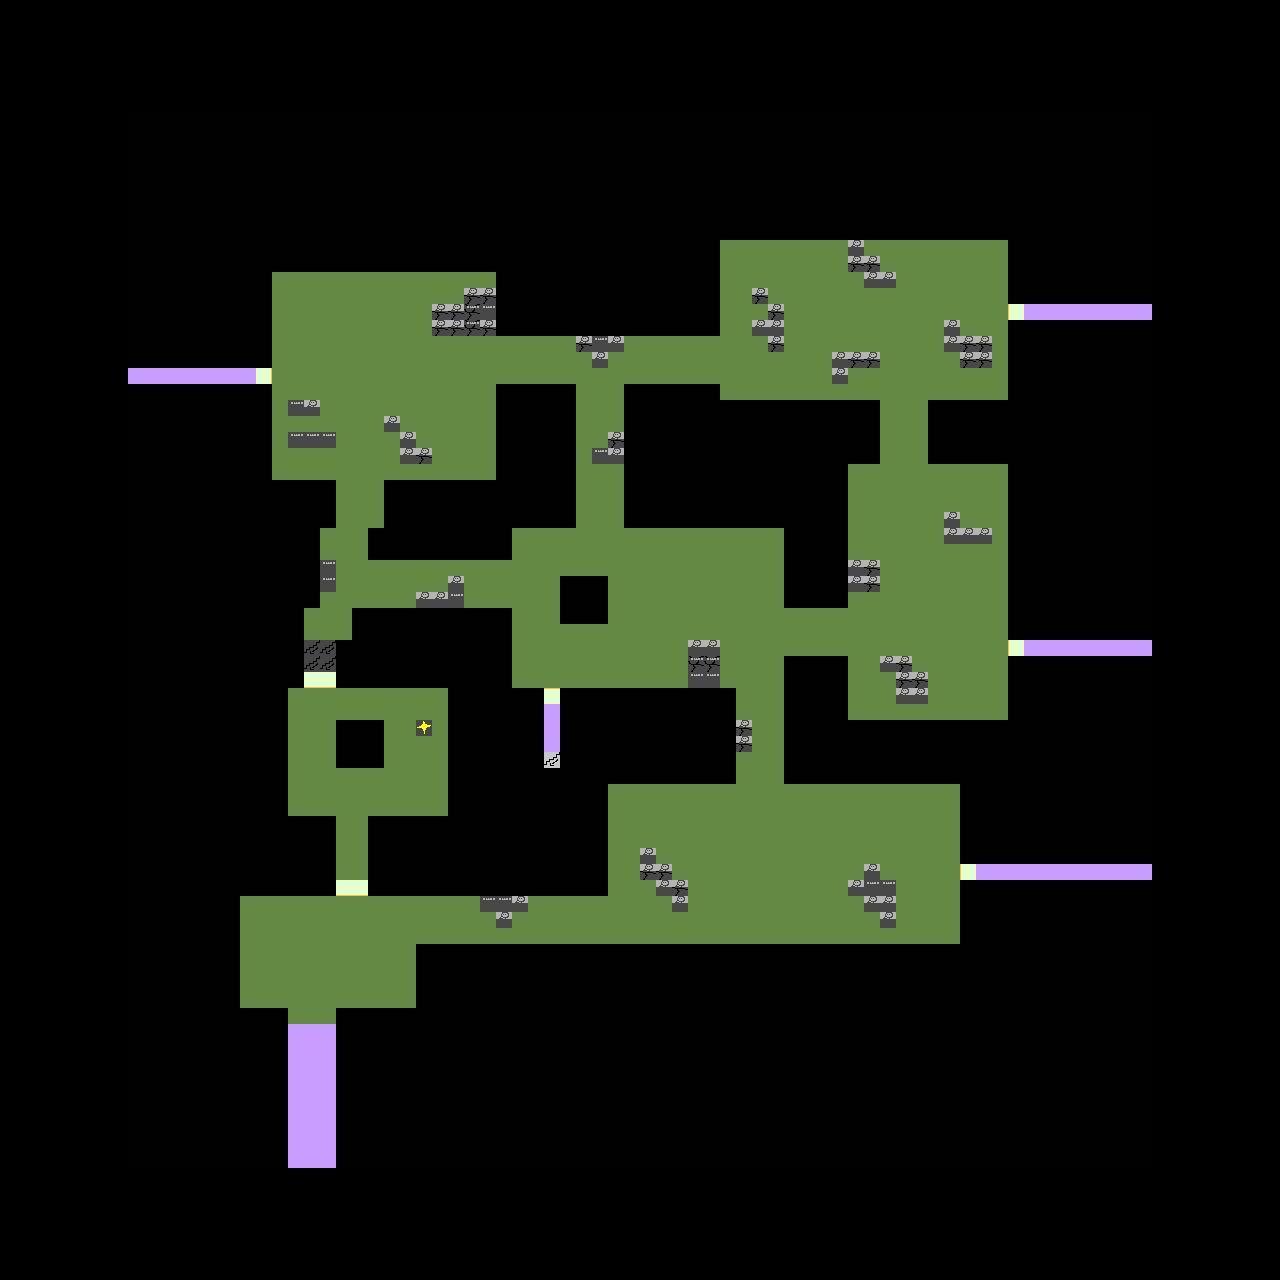

Below is a game level as drawn by its tile map, then a one-line description and the .tmx that defines it (tile-layer data replaced by summaries):
An orthogonal 80x80 tile map with 16x16 px tiles, 5 tile layers (Level_1, Level_2, Level_3, Level_4, ...).

<map version="1.0" orientation="orthogonal" renderorder="right-down" width="80" height="80" tilewidth="16" tileheight="16" nextobjectid="1">
 <tileset firstgid="1" name="City_Tileset" tilewidth="16" tileheight="16" tilecount="37" columns="0">
  <tile id="0">
   <image width="16" height="16" source="../Tilesets/Tile_0_Empty.png" />
  </tile>
  <tile id="1">
   <image width="16" height="16" source="../Tilesets/Tile_001_Pavement.png" />
  </tile>
  <tile id="2">
   <image width="16" height="16" source="../Tilesets/Tile_002_Pavement_Border.png" />
  </tile>
  <tile id="3">
   <image width="16" height="16" source="../Tilesets/Tile_003_Pavement_Coner.png" />
  </tile>
  <tile id="4">
   <image width="16" height="16" source="../Tilesets/Tile_004_Pavement_Inside.png" />
  </tile>
  <tile id="5">
   <image width="16" height="16" source="../Tilesets/Tile_005_Street.png" />
  </tile>
  <tile id="6">
   <image width="16" height="16" source="../Tilesets/Tile_006_Street_Corner.png" />
  </tile>
  <tile id="7">
   <image width="16" height="16" source="../Tilesets/Tile_007_Pavement_Brickwall.png" />
  </tile>
  <tile id="8">
   <image width="16" height="16" source="../Tilesets/Tile_008_HouseWall_1.png" />
  </tile>
  <tile id="9">
   <image width="16" height="16" source="../Tilesets/Tile_009_House_1_Corner.png" />
  </tile>
  <tile id="10">
   <image width="16" height="16" source="../Tilesets/Tile_010_House_1_Window.png" />
  </tile>
  <tile id="11">
   <image width="16" height="16" source="../Tilesets/Tile_011_Bench.png" />
  </tile>
  <tile id="12">
   <image width="16" height="16" source="../Tilesets/Tile_012_HalfcoverDummy.png" />
  </tile>
  <tile id="13">
   <image width="16" height="16" source="../Tilesets/Tile_013_FullcoverDummy.png" />
  </tile>
  <tile id="14">
   <image width="16" height="16" source="../Tilesets/Tile_014_ExplosiveDummy.png" />
  </tile>
  <tile id="15">
   <image width="16" height="16" source="../Tilesets/Tile_015_Stairs.png" />
  </tile>
  <tile id="16">
   <image width="16" height="16" source="../Tilesets/Tile_016_SecretObject_Dummy.png" />
  </tile>
  <tile id="17">
   <image width="16" height="16" source="../Tilesets/Tile_017_Roof_Base_Outside_R.png" />
  </tile>
  <tile id="18">
   <image width="16" height="16" source="../Tilesets/Tile_018_Roof_Base_Outside_L.png" />
  </tile>
  <tile id="19">
   <image width="16" height="16" source="../Tilesets/Tile_019_Roof_Top_R.png" />
  </tile>
  <tile id="20">
   <image width="16" height="16" source="../Tilesets/Tile_020_Roof_Top_L.png" />
  </tile>
  <tile id="21">
   <image width="16" height="16" source="../Tilesets/Tile_021_Roof_Base_Inside_R.png" />
  </tile>
  <tile id="22">
   <image width="16" height="16" source="../Tilesets/Tile_022_Roof_Base_Inside_L.png" />
  </tile>
  <tile id="23">
   <image width="16" height="16" source="../Tilesets/Tile_023_Breakable_FullCover.png" />
  </tile>
  <tile id="24">
   <image width="16" height="16" source="../Tilesets/Tile_024_Breakable_HalfCover.png" />
  </tile>
  <tile id="25">
   <image width="16" height="16" source="../Tilesets/Tile_025_BlackEmptyTile.png" />
  </tile>
  <tile id="26">
   <image width="16" height="16" source="../Tilesets/Tile_026__Wall_2.png" />
  </tile>
  <tile id="27">
   <image width="16" height="16" source="../Tilesets/Tile_027__Wall_Corner_2.png" />
  </tile>
  <tile id="28">
   <image width="16" height="16" source="../Tilesets/Tile_028_Visual_Pavement_Border.png" />
  </tile>
  <tile id="29">
   <image width="16" height="16" source="../Tilesets/Tile_029_Visual_Pavement_Corner.png" />
  </tile>
  <tile id="30">
   <image width="16" height="16" source="../Tilesets/Tile_030_Visual_Pavement_Inside.png" />
  </tile>
  <tile id="31">
   <image width="16" height="16" source="../Tilesets/Tile_031_Visual_Street.png" />
  </tile>
  <tile id="32">
   <image width="16" height="16" source="../Tilesets/Tile_032_Visual_Street_Corner.png" />
  </tile>
  <tile id="33">
   <image width="16" height="16" source="../Tilesets/Tile_033_Visual_Pavement_Brickwall.png" />
  </tile>
  <tile id="34">
   <image width="16" height="16" source="../Tilesets/Tile_034_Visual_Stairs.png" />
  </tile>
  <tile id="35">
   <image width="16" height="16" source="../Tilesets/Tile_035_Visual_Pavement.png" />
  </tile>
  <tile id="36">
   <image width="16" height="16" source="../Tilesets/Tile_036_House_2_Door.png" />
  </tile>
 </tileset>
 <layer name="Level_1" width="80" height="80">
  <data>[6400 cells, 1214 non-empty, 2 distinct tile ids]</data>
 </layer>
 <layer name="Level_2" width="80" height="80">
  <data>[6400 cells, 647 non-empty, 10 distinct tile ids]</data>
 </layer>
 <layer name="Level_3" width="80" height="80">
  <data>[6400 cells, 553 non-empty, 7 distinct tile ids]</data>
 </layer>
 <layer name="Level_4" width="80" height="80">
  <data>[6400 cells, 550 non-empty, 2 distinct tile ids]</data>
 </layer>
 <layer name="Level_5" width="80" height="80">
  <data>[6400 cells, 2879 non-empty, 1 distinct tile ids]</data>
 </layer>
</map>
